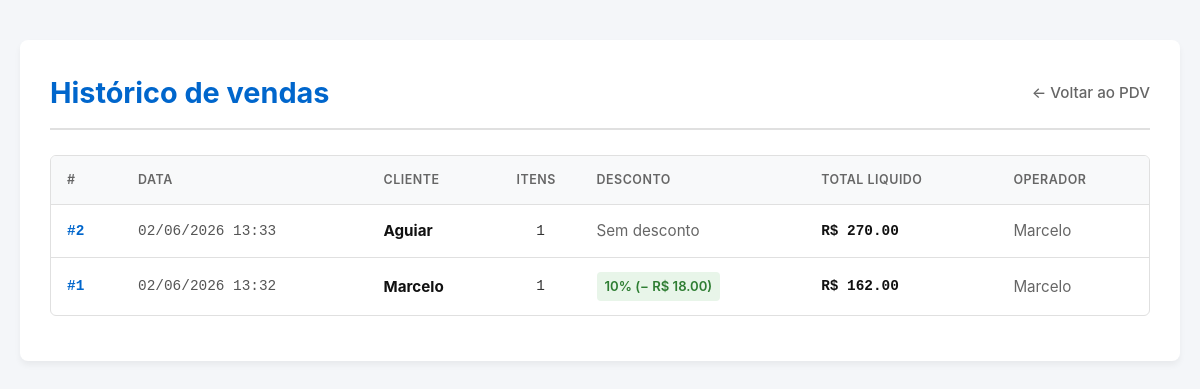
The page /pdv/historico (signed in) on the database its author committed.
### app/models/venda.py (models this page shows, shortened)
class Venda(Base):
    __tablename__ = "vendas"
    id         = Column(Integer, primary_key=True, index=True)
    cliente_id = Column(
        Integer,
        ForeignKey("clientes.id", ondelete="SET NULL"),
        nullable=True
    )
    usuario_id = Column(
        Integer,
        ForeignKey("usuarios.id", ondelete="SET NULL"),
        nullable=True
    )
    desconto_percentual = Column(Float, nullable=False, default=0.0)
    total_bruto  = Column(Float, nullable=False, default=0.0)
    total_liquido = Column(Float, nullable=False, default=0.0)
    observacao = Column(String(255), nullable=True)
    criado_em = Column(DateTime, server_default=func.now())
    cliente = relationship("Cliente", back_populates="vendas")
    usuario = relationship("Usuario", backref="vendas")
    itens   = relationship(
        "ItemVenda",
        back_populates="venda",
        cascade="all, delete-orphan"  # deleta itens se a venda for deletada
    )

### app/models/cliente.py (models this page shows, shortened)
class Cliente(Base):
    __tablename__ = "clientes"
    id         = Column(Integer, primary_key=True, index=True)
    nome       = Column(String(150), nullable=False, index=True)
    matricula  = Column(String(50), nullable=True, unique=True)
    telefone   = Column(String(20), nullable=True)
    is_associado = Column(Boolean, default=False, nullable=False)
    ativo      = Column(Boolean, default=True)
    criado_em  = Column(DateTime, server_default=func.now())
    vendas = relationship("Venda", back_populates="cliente")

### app/models/usuario.py (models this page shows)
class Usuario(Base):
    __tablename__ = "usuarios"
    id = Column(Integer, primary_key=True, autoincrement=True)
    nome = Column(String(100), nullable=False)
    email = Column(String(150), unique=True, nullable=False)
    senha_hash = Column(String(255), nullable=False)
    role = Column(String(20), default="operador")
    ativo = Column(Boolean, default=True)
    criado_em = Column(DateTime, server_default=func.now())

### app/controllers/pdv_controller.py (the view)
@router.get("/historico")
def historico_vendas(
    request: Request,
    db: Session = Depends(get_db),
    usuario = Depends(get_usuario_logado)
):
    vendas = (
        db.query(Venda)
        .order_by(Venda.criado_em.desc())
        .limit(100)
        .all()
    )
    return templates.TemplateResponse(
        request,
        "pdv/historico.html",
        {"request": request, "usuario": usuario, "vendas": vendas})

### app/templates/pdv/historico.html (shortened to what this page needs)
<!DOCTYPE html>
<html lang="pt-br">
<head>
</head>
<body>
    <div class="container">
        <header>
            <h1>Histórico de vendas</h1>
            <a href="/pdv" class="btn-back">← Voltar ao PDV</a>
        </header>
        <div class="table-responsive">
            <table>
                <thead>
                    <tr>
                        <th>#</th>
                        <th>Data</th>
                        <th>Cliente</th>
                        <th>Itens</th>
                        <th>Desconto</th>
                        <th>Total Liquido</th>
                        <th>Operador</th>
                    </tr>
                </thead>
                <tbody>
                    {% for v in vendas %}
                    <tr>
                        <td class="monospace">
                            <a href="/pdv/venda/{{ v.id }}" class="id-link">#{{ v.id }}</a>
                        </td>
                        <td class="monospace" style="color: #555;">
                            {{ v.criado_em.strftime('%d/%m/%Y %H:%M') }}
                        </td>
                        <td>
                            {% if v.cliente %}
                                <strong style="color: #111;">{{ v.cliente.nome }}</strong>
                            {% else %}
                                <span class="badge badge-balcao">Balcão</span>
                            {% endif %}
                        </td>
                        <td class="monospace" style="text-align: center; width: 80px;">
                            {{ v.itens | length }}
                        </td>
                        <td>
                            {% if v.desconto_percentual > 0 %}
                                <span class="badge badge-discount">
                                    {{ v.desconto_percentual|int }}% (− R$ {{ "%.2f"|format(v.desconto_valor) }})
                                </span>
                            {% else %}
                                <span style="color: var(--text-muted)">Sem desconto</span>
                            {% endif %}
                        </td>
                        <td class="monospace" style="font-weight: 600; color: #111;">
                            R$ {{ "%.2f"|format(v.total_liquido) }}
                        </td>
                        <td style="color: var(--text-muted);">
                            {{ v.usuario.nome if v.usuario else "—" }}
                        </td>
                    </tr>
                    {% endfor %}
                </tbody>
            </table>
        </div>
    </div>
</body>
</html>

### app/templates/pdv/historico.html (style rules this page uses)
:root { --primary: #0066cc; --primary-hover: #004da3; --bg-body: #f4f6f9; --bg-card: #ffffff; --text-main: #333333; --text-muted: #666666; --border-color: #e0e0e0; --success: #2e7d32; --success-bg: #e8f5e9; --client-balcao: #495057; --client-balcao-bg: #e9ecef; }
* { box-sizing: border-box; margin: 0; padding: 0; }
body { font-family: -apple-system, BlinkMacSystemFont, "Segoe UI", Roboto, Helvetica, Arial, sans-serif; background-color: var(--bg-body); color: var(--text-main); line-height: 1.6; padding: 40px 20px; }
.container { max-width: 1200px; margin: 0 auto; background: var(--bg-card); padding: 30px; border-radius: 8px; box-shadow: 0 4px 6px rgba(0, 0, 0, 0.05); }
header { display: flex; justify-content: space-between; align-items: center; margin-bottom: 25px; border-bottom: 2px solid var(--border-color); padding-bottom: 12px; }
h1 { font-size: 1.8rem; color: var(--primary); }
a { color: var(--primary); text-decoration: none; transition: color 0.2s; }
.btn-back { display: inline-flex; align-items: center; color: var(--text-muted); font-weight: 500; font-size: 0.95rem; }
.table-responsive { overflow-x: auto; border-radius: 6px; border: 1px solid var(--border-color); margin-bottom: 15px; }
table { width: 100%; border-collapse: collapse; text-align: left; font-size: 0.95rem; }
th, td { padding: 14px 16px; border-bottom: 1px solid var(--border-color); }
th { background-color: #f8f9fa; color: var(--text-muted); font-weight: 600; text-transform: uppercase; font-size: 0.78rem; letter-spacing: 0.5px; }
tr:last-child td { border-bottom: none; }
.monospace { font-family: SFMono-Regular, Consolas, "Liberation Mono", Menlo, monospace; font-size: 0.9rem; }
.id-link { font-weight: 600; color: var(--primary); }
.badge-discount { display: inline-block; padding: 4px 8px; border-radius: 4px; font-size: 0.82rem; font-weight: 600; background-color: var(--success-bg); color: var(--success); }

### rows shown on the page
Venda: id "2", criado_em "02/06/2026 13:33", cliente.nome "Aguiar", itens|length "1", desconto_percentual "Sem desconto", total_liquido "270.00", usuario "Marcelo"
Venda: id "1", criado_em "02/06/2026 13:32", cliente.nome "Marcelo", itens|length "1", desconto_percentual "10", desconto_valor "18.00", total_liquido "162.00", usuario "Marcelo"
